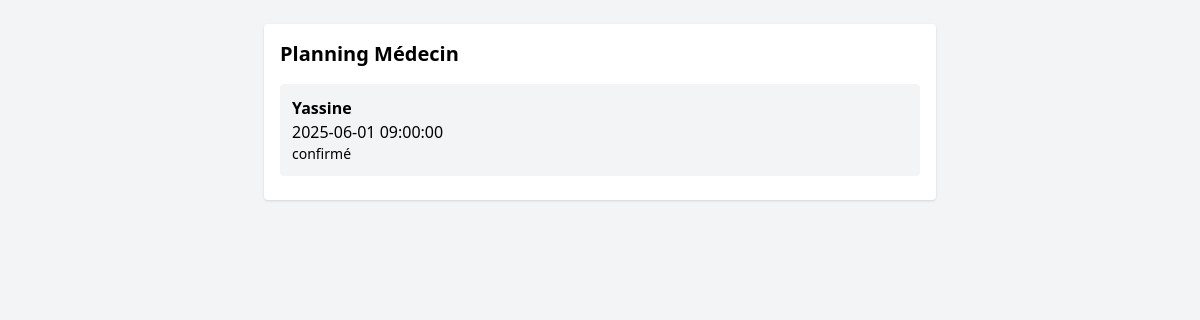
Before: /templates/medecin/planning.php with the older database file.
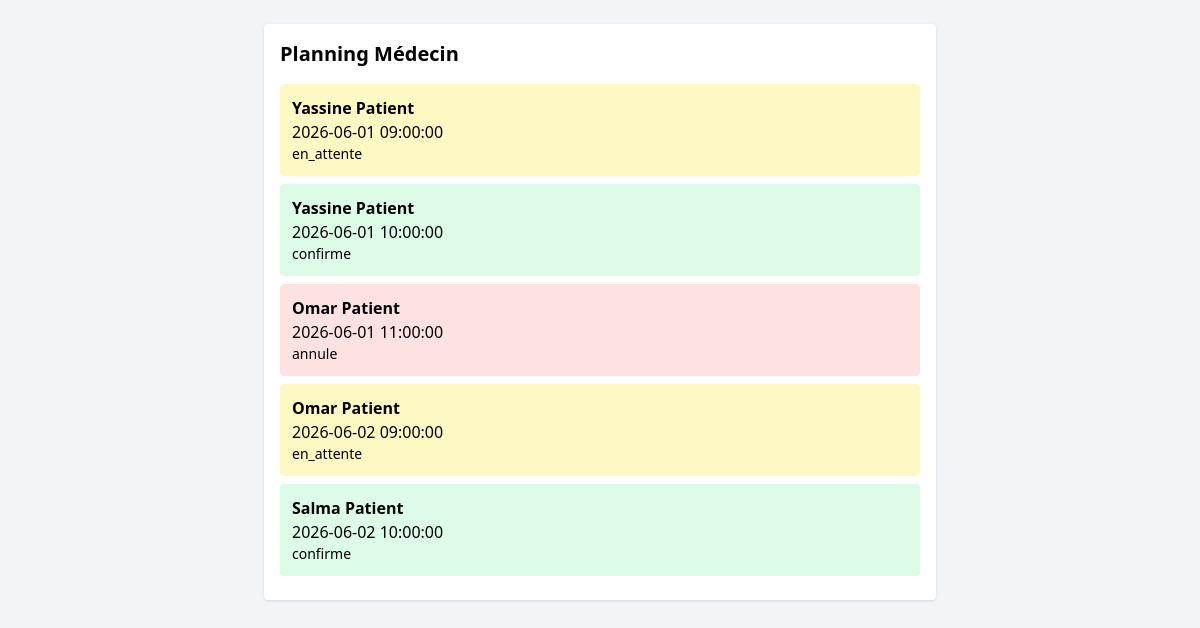
After: the same page with the newer database file.
### tables this page shows
CREATE TABLE rendezvous (
    id INT AUTO_INCREMENT PRIMARY KEY,
    statut VARCHAR(50) DEFAULT 'en_attente',
    dateCreation DATETIME DEFAULT CURRENT_TIMESTAMP,
    patient_id INT NOT NULL,
    disponibilite_id INT NOT NULL,
    FOREIGN KEY (patient_id) REFERENCES patient(id_patient),
    FOREIGN KEY (disponibilite_id) REFERENCES disponibilite(id)
);

CREATE TABLE user (
    id INT AUTO_INCREMENT PRIMARY KEY,
    nom VARCHAR(100) NOT NULL,
    email VARCHAR(150) NOT NULL UNIQUE,
    role_id INT NOT NULL,
    FOREIGN KEY (role_id) REFERENCES role(id_role)
);

CREATE TABLE disponibilite (
    id INT AUTO_INCREMENT PRIMARY KEY,
    date_debut DATETIME NOT NULL,
    date_fin DATETIME NOT NULL,
    disponible BOOLEAN DEFAULT TRUE,
    id_medcin INT NOT NULL,
    FOREIGN KEY (id_medcin) REFERENCES doctor(id_doctor)
);

### templates/medecin/planning.php (the view, shortened to what this page needs)
<?php
require_once '../../config/database.php';
$id_medcin = 1;
$stmt = $pdo->prepare("
SELECT *
FROM rendezvous
JOIN patient ON patient.id_patient = rendezvous.patient_id
JOIN user ON user.id = patient.user_id
JOIN disponibilite ON disponibilite.id = rendezvous.disponibilite_id
WHERE disponibilite.id_medcin = ?
");
$stmt->execute([$id_medcin]);
$couleurs = [
    'en_attente' => 'bg-yellow-100',
    'confirme'   => 'bg-green-100',
    'annule'     => 'bg-red-100',
    'termine'    => 'bg-blue-100'
];
?>
<!DOCTYPE html>
<html lang="fr">
<head>
    <script src="https://cdn.tailwindcss.com"></script>
</head>
<body class="bg-gray-100">
<div class="max-w-2xl mx-auto mt-6 bg-white p-4 rounded shadow">
    <h2 class="text-xl font-bold mb-4">Planning Médecin</h2>
    <?php foreach($stmt as $r): ?>
        <div class="p-3 mb-2 rounded <?= $couleurs[$r['statut']] ?? 'bg-gray-100' ?>">
            <div class="font-semibold">
                <?=($r['nom']) ?>
            </div>
            <div>
                <?= ($r['date_debut']) ?>
            </div>
            <div class="text-sm">
                <?= ($r['statut']) ?>
            </div>
        </div>
    <?php endforeach; ?>
</div>
</body>
</html>

Changed rows visible on the page:
removed rendezvous: user.nom "Yassine", disponibilite.date_debut "2025-06-01 09:00:00", statut "confirmé"
added rendezvous: user.nom "Yassine Patient", disponibilite.date_debut "2026-06-01 09:00:00", statut "en_attente"
added rendezvous: user.nom "Yassine Patient", disponibilite.date_debut "2026-06-01 10:00:00", statut "confirme"
added rendezvous: user.nom "Omar Patient", disponibilite.date_debut "2026-06-01 11:00:00", statut "annule"
added rendezvous: user.nom "Omar Patient", disponibilite.date_debut "2026-06-02 09:00:00", statut "en_attente"
added rendezvous: user.nom "Salma Patient", disponibilite.date_debut "2026-06-02 10:00:00", statut "confirme"
